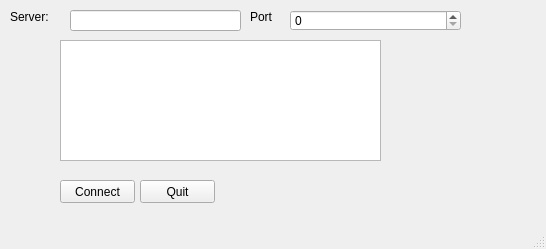
<?xml version="1.0" encoding="UTF-8"?>
<ui version="4.0">
 <class>MainWindow</class>
 <widget class="QMainWindow" name="MainWindow">
  <property name="geometry">
   <rect>
    <x>0</x>
    <y>0</y>
    <width>546</width>
    <height>249</height>
   </rect>
  </property>
  <property name="windowTitle">
   <string>MainWindow</string>
  </property>
  <widget class="QWidget" name="centralwidget">
   <widget class="QLabel" name="label">
    <property name="geometry">
     <rect>
      <x>10</x>
      <y>10</y>
      <width>47</width>
      <height>13</height>
     </rect>
    </property>
    <property name="text">
     <string>Server:</string>
    </property>
   </widget>
   <widget class="QPushButton" name="connectBtn">
    <property name="geometry">
     <rect>
      <x>60</x>
      <y>180</y>
      <width>75</width>
      <height>23</height>
     </rect>
    </property>
    <property name="text">
     <string>Connect</string>
    </property>
   </widget>
   <widget class="QPushButton" name="quitBtn">
    <property name="geometry">
     <rect>
      <x>140</x>
      <y>180</y>
      <width>75</width>
      <height>23</height>
     </rect>
    </property>
    <property name="text">
     <string>Quit</string>
    </property>
   </widget>
   <widget class="QLabel" name="label_2">
    <property name="geometry">
     <rect>
      <x>250</x>
      <y>10</y>
      <width>47</width>
      <height>13</height>
     </rect>
    </property>
    <property name="text">
     <string>Port</string>
    </property>
   </widget>
   <widget class="QListWidget" name="listWidget">
    <property name="geometry">
     <rect>
      <x>60</x>
      <y>40</y>
      <width>321</width>
      <height>121</height>
     </rect>
    </property>
   </widget>
   <widget class="QSpinBox" name="portText">
    <property name="geometry">
     <rect>
      <x>290</x>
      <y>10</y>
      <width>171</width>
      <height>21</height>
     </rect>
    </property>
    <property name="maximum">
     <number>999999999</number>
    </property>
   </widget>
   <widget class="QLineEdit" name="serverText">
    <property name="geometry">
     <rect>
      <x>70</x>
      <y>10</y>
      <width>171</width>
      <height>21</height>
     </rect>
    </property>
   </widget>
  </widget>
  <widget class="QMenuBar" name="menubar">
   <property name="geometry">
    <rect>
     <x>0</x>
     <y>0</y>
     <width>546</width>
     <height>21</height>
    </rect>
   </property>
  </widget>
  <widget class="QStatusBar" name="statusbar"/>
 </widget>
 <resources/>
 <connections/>
</ui>
